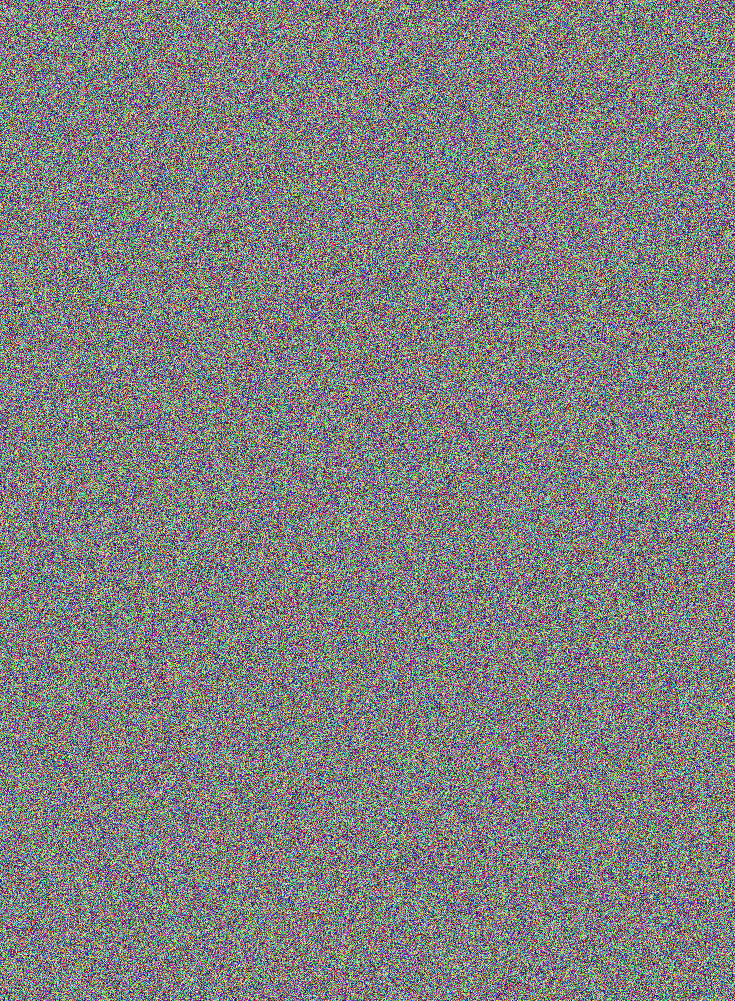
#> input picture sample-images/share1.png, 735 x 1001 px
$ python generate_shares.py
#> lines starting #> are read from the running program, lines starting #| are printed output that depends on the picture
#> the answer given: ../sample-images/share1.png
from PIL import Image
import numpy as np
import random


def generate_shares(input_image_path, share1_path, share2_path):
    # Open original image
#> called with input_image_path = '../sample-images/share1.png', share1_path = 'sample-images/share1.png', share2_path = 'sample-images/share2.png'
    img = Image.open(input_image_path).convert("RGB")
#> img is the input picture: PIL image 735x1001 RGB; mean R, G, B 127.6, 127.4, 127.5

    # Convert image to numpy array
    img_array = np.array(img, dtype=np.uint8)

    # Create two empty shares
    share1 = np.zeros_like(img_array)
    share2 = np.zeros_like(img_array)

    height, width, channels = img_array.shape
#> height = 1001; width = 735; channels = 3

    # Encrypt every pixel
    for i in range(height):
        for j in range(width):

            pixel = img_array[i, j]

            # Generate random pixel values
            random_pixel = np.array([
                random.randint(0, 255),
                random.randint(0, 255),
                random.randint(0, 255)
            ], dtype=np.uint8)

            # Share 1 gets random pixel
            share1[i, j] = random_pixel

            # Share 2 gets XOR encrypted pixel
            share2[i, j] = np.bitwise_xor(pixel, random_pixel)
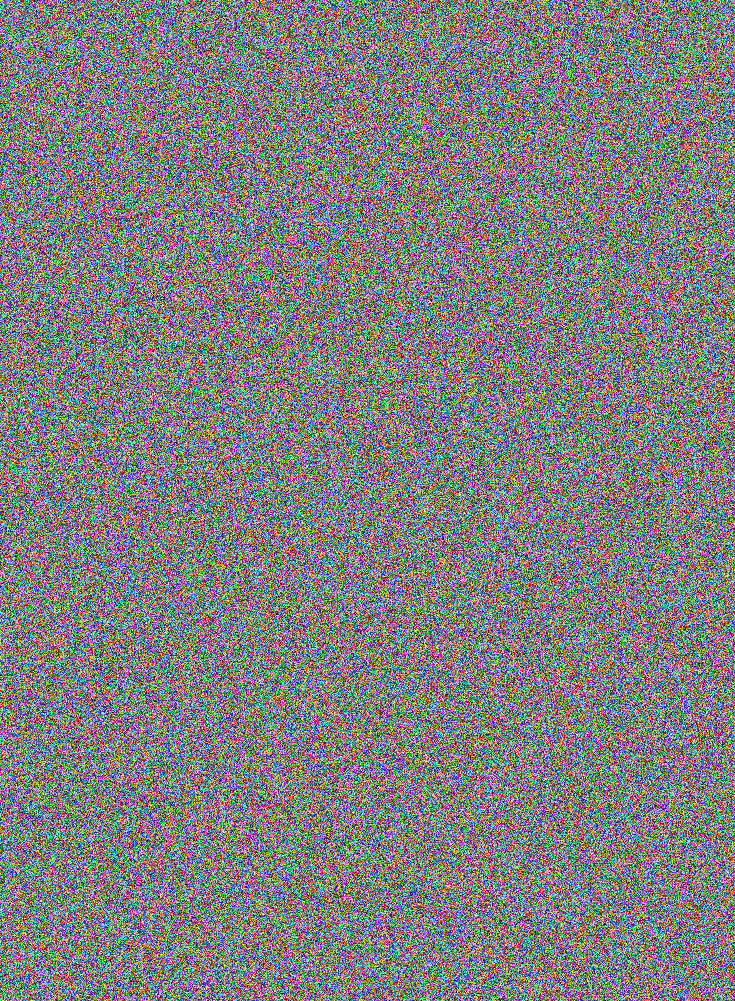
#> share1: shape (1001, 735, 3); mean R, G, B 127.5, 127.4, 127.4
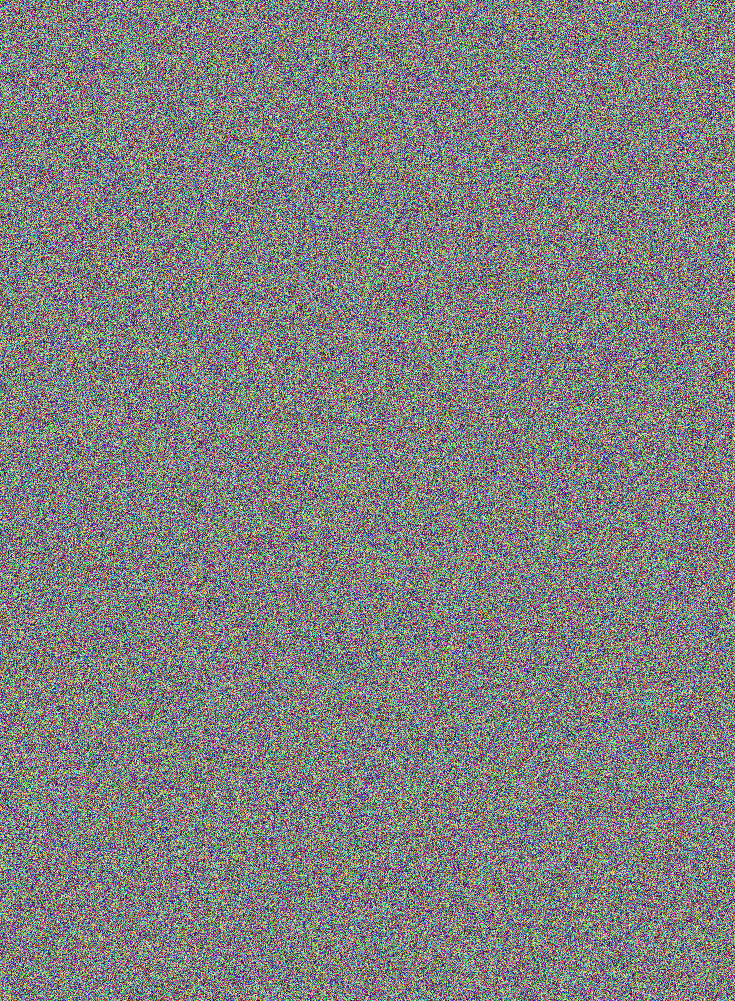
#> share2: shape (1001, 735, 3); mean R, G, B 127.4, 127.6, 127.4

    # Save encrypted shares
    Image.fromarray(share1).save(share1_path)
    Image.fromarray(share2).save(share2_path)

    print("Pixel encryption completed!")
    print("Share 1:", share1_path)
    print("Share 2:", share2_path)


if __name__ == "__main__":
    input_image = input("Enter image path: ")

    generate_shares(
        input_image,
        "sample-images/share1.png",
        "sample-images/share2.png"
    )
